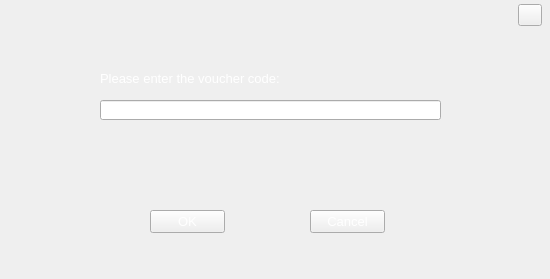
<?xml version="1.0" encoding="UTF-8"?>
<ui version="4.0">
 <class>Form</class>
 <widget class="QWidget" name="Form">
  <property name="geometry">
   <rect>
    <x>0</x>
    <y>0</y>
    <width>550</width>
    <height>279</height>
   </rect>
  </property>
  <property name="minimumSize">
   <size>
    <width>550</width>
    <height>279</height>
   </size>
  </property>
  <property name="maximumSize">
   <size>
    <width>550</width>
    <height>279</height>
   </size>
  </property>
  <property name="windowTitle">
   <string>Form</string>
  </property>
  <property name="styleSheet">
   <string notr="true">QWidget#Form{
background-image: url(Skin/UssdRefill.png);
} 

</string>
  </property>
  <widget class="QPushButton" name="pushButtonSend">
   <property name="geometry">
    <rect>
     <x>150</x>
     <y>210</y>
     <width>75</width>
     <height>23</height>
    </rect>
   </property>
   <property name="sizePolicy">
    <sizepolicy hsizetype="Fixed" vsizetype="Fixed">
     <horstretch>0</horstretch>
     <verstretch>0</verstretch>
    </sizepolicy>
   </property>
   <property name="minimumSize">
    <size>
     <width>75</width>
     <height>23</height>
    </size>
   </property>
   <property name="maximumSize">
    <size>
     <width>75</width>
     <height>23</height>
    </size>
   </property>
   <property name="font">
    <font>
     <pointsize>10</pointsize>
    </font>
   </property>
   <property name="cursor">
    <cursorShape>PointingHandCursor</cursorShape>
   </property>
   <property name="styleSheet">
    <string notr="true">QPushButton{ 
border-image:url(Skin/SmallChangeableButton_1.png);
	color: rgb(255, 255, 255);
}
QPushButton:pressed{ 
border-image:url(Skin/SmallChangeableButton_3.png);
}
QPushButton:hover{
border-image:url(Skin/SmallChangeableButton_3.png);
	color: rgb(0, 0, 0);
}
QPushButton:disabled{
border-image:url(Skin/SmallChangeableButton_2.png);
	color: rgb(0, 0, 0);
}</string>
   </property>
   <property name="text">
    <string>OK</string>
   </property>
   <property name="iconSize">
    <size>
     <width>75</width>
     <height>23</height>
    </size>
   </property>
  </widget>
  <widget class="QPushButton" name="pushButtonCancel">
   <property name="geometry">
    <rect>
     <x>310</x>
     <y>210</y>
     <width>75</width>
     <height>23</height>
    </rect>
   </property>
   <property name="sizePolicy">
    <sizepolicy hsizetype="Fixed" vsizetype="Fixed">
     <horstretch>0</horstretch>
     <verstretch>0</verstretch>
    </sizepolicy>
   </property>
   <property name="minimumSize">
    <size>
     <width>75</width>
     <height>23</height>
    </size>
   </property>
   <property name="maximumSize">
    <size>
     <width>75</width>
     <height>23</height>
    </size>
   </property>
   <property name="font">
    <font>
     <pointsize>10</pointsize>
    </font>
   </property>
   <property name="cursor">
    <cursorShape>PointingHandCursor</cursorShape>
   </property>
   <property name="styleSheet">
    <string notr="true">QPushButton{ 
border-image:url(Skin/SmallChangeableButton_1.png);
	color: rgb(255, 255, 255);
}
QPushButton:pressed{ 
border-image:url(Skin/SmallChangeableButton_3.png);
}
QPushButton:hover{
border-image:url(Skin/SmallChangeableButton_3.png);
	color: rgb(0, 0, 0);
}
QPushButton:disabled{
border-image:url(Skin/SmallChangeableButton_2.png);
	color: rgb(0, 0, 0);
}</string>
   </property>
   <property name="text">
    <string>Cancel</string>
   </property>
  </widget>
  <widget class="QLabel" name="labelVoucherCode">
   <property name="geometry">
    <rect>
     <x>100</x>
     <y>70</y>
     <width>281</width>
     <height>16</height>
    </rect>
   </property>
   <property name="font">
    <font>
     <pointsize>10</pointsize>
    </font>
   </property>
   <property name="styleSheet">
    <string notr="true">QLabel{
	
	color: rgb(255, 255, 255);
}</string>
   </property>
   <property name="text">
    <string>Please enter the voucher code:</string>
   </property>
  </widget>
  <widget class="QLineEdit" name="lineEditInputVoucherCode">
   <property name="geometry">
    <rect>
     <x>100</x>
     <y>100</y>
     <width>341</width>
     <height>20</height>
    </rect>
   </property>
   <property name="minimumSize">
    <size>
     <width>100</width>
     <height>0</height>
    </size>
   </property>
   <property name="maxLength">
    <number>50</number>
   </property>
  </widget>
  <widget class="QPushButton" name="pushButtonClose">
   <property name="geometry">
    <rect>
     <x>518</x>
     <y>4</y>
     <width>24</width>
     <height>22</height>
    </rect>
   </property>
   <property name="cursor">
    <cursorShape>PointingHandCursor</cursorShape>
   </property>
   <property name="styleSheet">
    <string notr="true">QPushButton#pushButtonClose
{
	border-image: url(Skin/MainTitleClose_1.png);
}
QPushButton:hover#pushButtonClose{
	border-image: url(Skin/MainTitleClose_2.png);
}

QPushButton:pressed#pushButtonClose{
	border-image: url(Skin/MainTitleClose_3.png);
}</string>
   </property>
   <property name="text">
    <string/>
   </property>
  </widget>
 </widget>
 <resources/>
 <connections/>
</ui>
